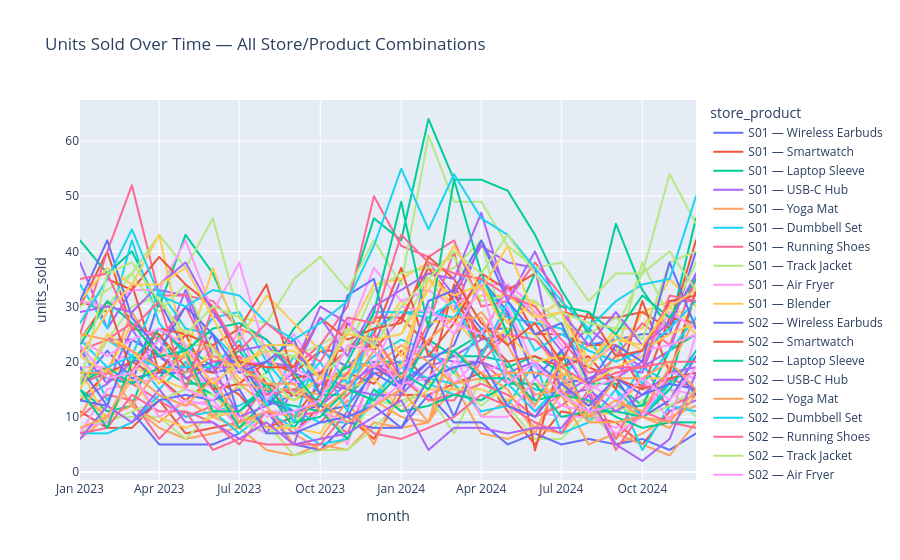

Source (notebook cell):
### Code cell
# --- Part B ---
overview_df = sales_df.copy()
overview_df["store_product"] = overview_df.store_id + " — " + overview_df["product"]

fig_overview = px.line(
    overview_df, x="month", y="units_sold", color="store_product",
    hover_data=["store_id", "product"],
    title="Units Sold Over Time — All Store/Product Combinations",
)
fig_overview.show()

top_store, top_product = anomaly_ranking.iloc[0][["store_id", "product"]]

focus = (sales_df[(sales_df.store_id == top_store) & (sales_df["product"] == top_product)]
         .groupby("month").units_sold.sum())
context = (sales_df[(sales_df.store_id != top_store) & (sales_df["product"] == top_product)]
           .groupby("month").units_sold.mean())

plt.figure(figsize=(9, 5))
plt.plot(context.index, context.values, color="lightgray", label=f"Avg across other stores ({top_product})")
plt.plot(focus.index, focus.values, color="crimson", marker="o", label=f"{top_store} ({top_product}) — focus")
plt.title(f"Focus + Context: {top_store} / {top_product} Anomaly")
plt.xlabel("Month"); plt.ylabel("Units Sold")
plt.legend(); plt.xticks(rotation=45); plt.tight_layout()
plt.show()
